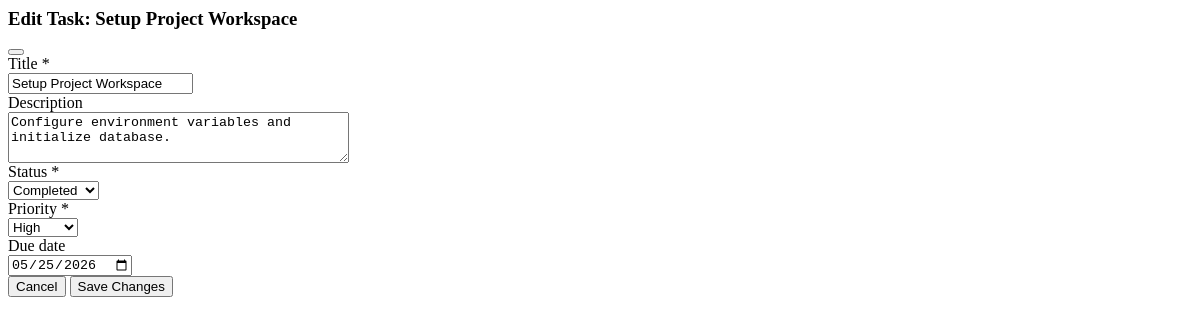
The app's page /1/edit/, older data.
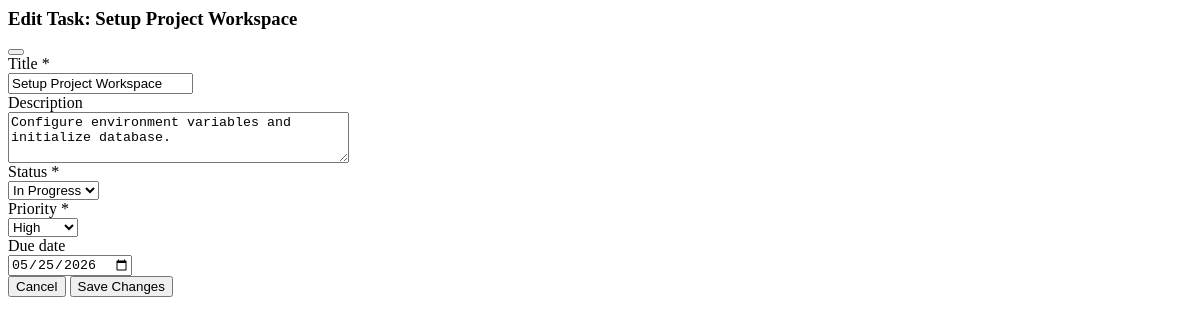
The same page, newer data.
### tasks/models.py (models this page shows, shortened)
class Task(models.Model):
    STATUS_CHOICES = [
        ('todo', 'To Do'),
        ('in_progress', 'In Progress'),
        ('completed', 'Completed'),
    ]
    PRIORITY_CHOICES = [
        ('low', 'Low'),
        ('medium', 'Medium'),
        ('high', 'High'),
    ]
    title = models.CharField(max_length=200)
    description = models.TextField(blank=True, default='')
    status = models.CharField(max_length=20, choices=STATUS_CHOICES, default='todo')
    priority = models.CharField(max_length=10, choices=PRIORITY_CHOICES, default='medium')
    due_date = models.DateField(null=True, blank=True)
    created_at = models.DateTimeField(auto_now_add=True)
    updated_at = models.DateTimeField(auto_now=True)
    class Meta:
        ordering = ['due_date', '-priority', '-created_at']

### tasks/views.py (the view)
# urls.py: path('<int:pk>/edit/', views.task_edit, name='edit'),
def task_edit(request, pk):
    task = get_object_or_404(Task, pk=pk)
    if request.method == 'POST':
        form = TaskForm(request.POST, instance=task)
        if form.is_valid():
            form.save()
            response = HttpResponse(status=204)
            response['HX-Trigger'] = json.dumps({
                'task-list-changed': True,
                'stats-changed': True,
                'show-toast': f"Task '{task.title}' updated successfully!"
            })
            return response
    else:
        form = TaskForm(instance=task)
    return render(request, 'tasks/partials/task_form.html', {
        'form': form,
        'action_url': request.path,
        'title': f"Edit Task: {task.title}"
    })

### tasks/forms.py
class TaskForm(forms.ModelForm):
    class Meta:
        model = Task
        fields = ['title', 'description', 'status', 'priority', 'due_date']
        widgets = {
            'due_date': forms.DateInput(attrs={'type': 'date'}),
            'description': forms.Textarea(attrs={'rows': 3}),
        }
    def __init__(self, *args, **kwargs):
        super().__init__(*args, **kwargs)
        for field_name, field in self.fields.items():
            base_classes = (
                "w-full px-4 py-2 bg-slate-900 border border-slate-700 rounded-xl text-slate-100 "
                "placeholder-slate-500 focus:outline-none focus:ring-2 focus:ring-indigo-500 "
                "focus:border-transparent transition-all duration-200"
            )
            field.widget.attrs['class'] = base_classes
            field.widget.attrs['placeholder'] = f"Enter {field.label.lower()}..."
            if field_name == 'due_date':
                field.required = False

### tasks/templates/tasks/partials/task_form.html (shortened to what this page needs)
<div id="task-form-container">
    <div class="px-6 py-4 border-b border-slate-800/80 bg-slate-950/20 flex items-center justify-between">
        <h3 class="text-lg font-outfit font-bold text-slate-100 flex items-center gap-2">
            {{ title }}
        </h3>
        <button @click="$dispatch('close-modal')"
                class="text-slate-500 hover:text-slate-300 transition p-1 cursor-pointer">
        </button>
    </div>
    <form hx-post="{{ action_url }}"
          hx-target="#task-form-container"
          hx-swap="outerHTML"
          class="m-0">
        <div class="p-6 space-y-4 max-h-[70vh] overflow-y-auto custom-scrollbar">
            {% for field in form %}
                <div class="space-y-1.5">
                    <label class="block text-xs font-bold text-slate-400 uppercase tracking-wider">
                        {{ field.label }}
                        {% if field.field.required %}<span class="text-rose-500">*</span>{% endif %}
                    </label>
                    <div>
                        {{ field }}
                    </div>
                </div>
            {% endfor %}
        </div>
        <div class="px-6 py-4 border-t border-slate-800/80 bg-slate-950/20 flex items-center justify-end gap-3">
            <button type="button"
                    @click="$dispatch('close-modal')"
                    class="px-4 py-2 text-sm font-semibold text-slate-400 hover:text-slate-200 transition rounded-xl cursor-pointer">
                Cancel
            </button>
            <button type="submit"
                    class="inline-flex items-center gap-2 px-5 py-2.5 rounded-xl bg-indigo-600 hover:bg-indigo-500 text-white font-semibold text-sm shadow-md hover:shadow-indigo-500/20 transition cursor-pointer">
                Save Changes
            </button>
        </div>
    </form>
</div>

Row changes from the older to the newer data that the page shows:
changed Task "Setup Project Workspace": status "Completed" → "In Progress"
